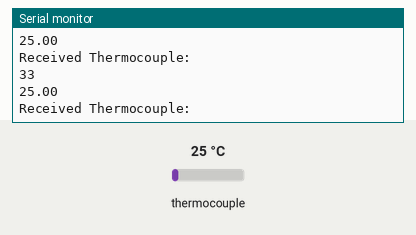
The sketch below on a simulated ESP32. On the bench: the last lines printed to the serial monitor. The inputs (shaded band) are chosen by the test bench; at power-on: thermocouple 25 °C.

Above: at 1.2 s.
1.3 s: thermocouple set to 150 °C
At 2.3 s:
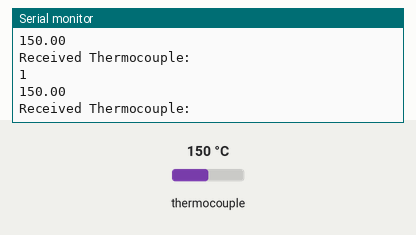
4.3 s: thermocouple set to 6 °C
At 5.2 s:
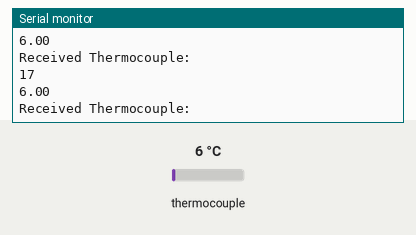
8.8 s: thermocouple set to 225 °C
At 9.3 s:
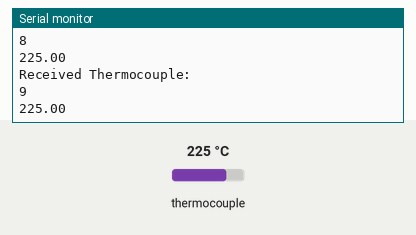
11.8 s: thermocouple set to 75 °C
At 12.5 s:
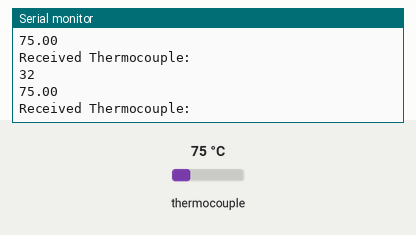
Timing chart, 0 to 14.8 s (numbered marks = the images above; inputs shaded):
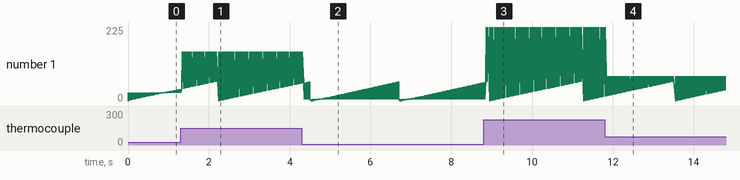

The sketch:

RECEIVEFROMSENSORS.ino
```cpp
#include <max6675.h>

// Define digital pins used for MUXSELECTION output 34 35 36 39 KUTTA
int MUXSELECTOR1 = 27;
int MUXSELECTOR2 = 14; //36;
int MUXSELECTOR3 = 39;

// Define digital pins used for SENSOR SELECTION output
int SENSORSELECTOR1 = 33;
int SENSORSELECTOR2 = 32;
int SENSORSELECTOR3 = 25; //35;
int SENSORSELECTOR4 = 26; //34;

// TEMPERATURE
int thermoCLK = 18;
int thermoCS = 5;
int thermoDO = 2;

// Create an instance of the MAX6675 class
MAX6675 thermocouple(thermoCLK, thermoCS, thermoDO);

// Define the array to store temperature readings
int temperatureArray[60];
int currentIndex = 0;

void setup() {
  // Initialize Serial Monitor
  Serial.begin(9600);
  // Set digital pins as outputs
  pinMode(MUXSELECTOR1, OUTPUT);
  pinMode(MUXSELECTOR2, OUTPUT);
  pinMode(MUXSELECTOR3, OUTPUT);
  pinMode(SENSORSELECTOR1, OUTPUT);
  pinMode(SENSORSELECTOR2, OUTPUT);
  pinMode(SENSORSELECTOR3, OUTPUT);
  pinMode(SENSORSELECTOR4, OUTPUT);
}

void loop() {
  // Loop through all binary values from 0 to 15 (0000 to 1111)
  for (int i = 0; i < 16; i++) {
    // Set pins high or low based on binary value
    digitalWrite(MUXSELECTOR1, (i & 0x01) ? HIGH : LOW);
    digitalWrite(MUXSELECTOR2, (i & 0x02) ? HIGH : LOW);
    digitalWrite(MUXSELECTOR3, (i & 0x04) ? HIGH : LOW);

    // Loop through all binary values from 0 to 15 (0000 to 1111)
    for (int j = 0; j < 16; j++) {
      digitalWrite(SENSORSELECTOR1, (j & 0x01) ? HIGH : LOW);
      digitalWrite(SENSORSELECTOR2, (j & 0x02) ? HIGH : LOW);
      digitalWrite(SENSORSELECTOR3, (j & 0x04) ? HIGH : LOW);
      digitalWrite(SENSORSELECTOR4, (j & 0x08) ? HIGH : LOW);

      // Read temperature from MAX6675
      float temperature = thermocouple.readCelsius();


      // Check if thermocouple is disconnected
      if (isnan(temperature)) {
        Serial.println("Check Thermocouple: ");
        Serial.print(currentIndex);
        temperatureArray[currentIndex] = 0;
        currentIndex++;
      } else {
        Serial.println("Received Thermocouple: ");
        Serial.println(currentIndex);
        Serial.println(temperature);

        // Store temperature value in the array
        temperatureArray[currentIndex] = int(temperature);
        currentIndex++;

        // Check if array is full
        if (currentIndex == 60) {
          Serial.println("All values received");

          // Reset the currentIndex for the next cycle
          currentIndex = 0;
        }
      }
    }
  }
}
```

Measured:
- after the input at 1.3 s, the serial monitor: prints a new line at once (image 1)
- after the input at 4.3 s, the serial monitor: prints a new line after 0.06 s (image 2)
- after the input at 8.8 s, the serial monitor: prints a new line after 0.06 s (image 3)
- after the input at 11.8 s, the serial monitor: prints a new line after 0.05 s (image 4)
- plotted number 1: 36 → 150 after the input at 1.3 s, 6 → 225 after the input at 8.8 s, 225 → 75 after the input at 11.8 s
